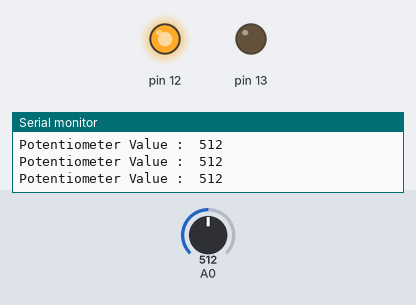
A sketch run on a simulated Arduino Uno, built with avr-gcc and run on an emulated ATmega328P. Shown: output pins drawn as LEDs (lit = HIGH), the last lines printed to the serial monitor. The test bench sets the inputs (shaded band); at power-on: A0 = 512.

Above: at 1.3 s.
1.4 s: A0 set to 522
At 1.8 s:
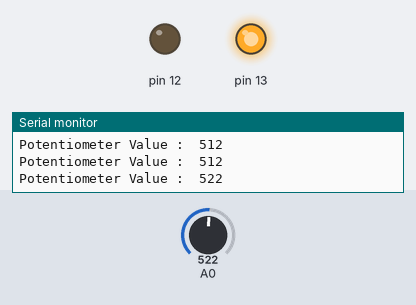
3.0 s: A0 set to 511
At 4.1 s:
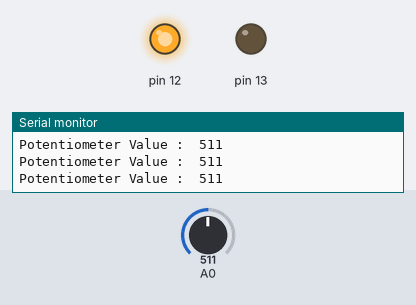
4.5 s: A0 set to 716
At 5.3 s:
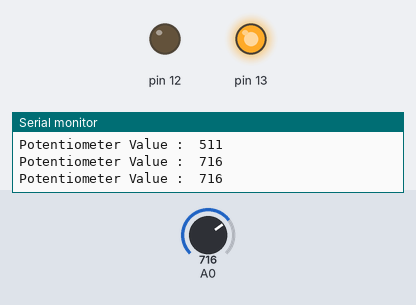
Timing chart, 0 to 7.5 s (numbered marks = the images above; inputs shaded):
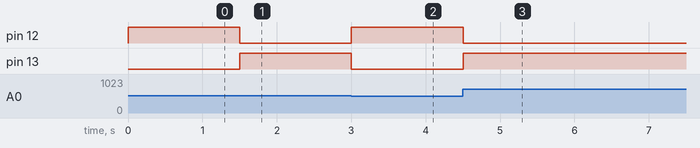

Measured:
- the behaviour switches between 512 and 513 on A0 (found by bisection; images 0 and 1)
- after the input at 1.4 s, pin 12: HIGH → LOW after 0.10 s; pin 13: LOW → HIGH after 0.10 s
- after the input at 3.0 s, pin 12: LOW → HIGH at once; pin 13: HIGH → LOW at once
- after the input at 4.5 s, pin 12: HIGH → LOW at once; pin 13: LOW → HIGH at once

The sketch:

potentio.ino
```cpp
void setup() {
  // put your setup code here, to run once:
  Serial.begin(9600);
  pinMode(12, OUTPUT);
  pinMode(13, OUTPUT);
}

void loop() {
  // put your main code here, to run repeatedly:
  int potValue = analogRead(A0);
  Serial.print("Potentiometer Value :  ");
  Serial.println(potValue);
  if (potValue > 512) {
    digitalWrite(13, HIGH);
    digitalWrite(12, LOW);
  } else {
    digitalWrite(13, LOW);
    digitalWrite(12, HIGH);
  }
  delay(500);
}
```
